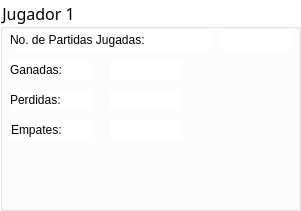
   <widget class="QGroupBox" name="groupBox">
    <property name="geometry">
     <rect>
      <x>510</x>
      <y>10</y>
      <width>301</width>
      <height>211</height>
     </rect>
    </property>
    <property name="font">
     <font>
      <family>Sans Serif</family>
      <pointsize>12</pointsize>
      <weight>50</weight>
      <italic>false</italic>
      <bold>false</bold>
     </font>
    </property>
    <property name="styleSheet">
     <string notr="true">background-color: rgb(255, 255, 255);
font: 12pt &quot;Sans Serif&quot;;
</string>
    </property>
    <property name="title">
     <string>Jugador 1</string>
    </property>
    <widget class="QLabel" name="label_2">
     <property name="geometry">
      <rect>
       <x>10</x>
       <y>30</y>
       <width>201</width>
       <height>20</height>
      </rect>
     </property>
     <property name="text">
      <string>No. de Partidas Jugadas:</string>
     </property>
     <property name="scaledContents">
      <bool>false</bool>
     </property>
    </widget>
    <widget class="QLabel" name="label_3">
     <property name="geometry">
      <rect>
       <x>10</x>
       <y>60</y>
       <width>81</width>
       <height>20</height>
      </rect>
     </property>
     <property name="text">
      <string>Ganadas:</string>
     </property>
    </widget>
    <widget class="QLabel" name="label_4">
     <property name="geometry">
      <rect>
       <x>10</x>
       <y>90</y>
       <width>81</width>
       <height>20</height>
      </rect>
     </property>
     <property name="text">
      <string>Perdidas:</string>
     </property>
    </widget>
    <widget class="QLabel" name="label_5">
     <property name="geometry">
      <rect>
       <x>11</x>
       <y>120</y>
       <width>81</width>
       <height>20</height>
      </rect>
     </property>
     <property name="text">
      <string>Empates:</string>
     </property>
    </widget>
    <widget class="QLineEdit" name="linePartidas1">
     <property name="geometry">
      <rect>
       <x>220</x>
       <y>30</y>
       <width>71</width>
       <height>20</height>
      </rect>
     </property>
     <property name="frame">
      <bool>false</bool>
     </property>
    </widget>
    <widget class="QLineEdit" name="lineGanadas1">
     <property name="geometry">
      <rect>
       <x>110</x>
       <y>60</y>
       <width>71</width>
       <height>20</height>
      </rect>
     </property>
     <property name="frame">
      <bool>false</bool>
     </property>
    </widget>
    <widget class="QLineEdit" name="linePerdidas1">
     <property name="geometry">
      <rect>
       <x>110</x>
       <y>90</y>
       <width>71</width>
       <height>20</height>
      </rect>
     </property>
     <property name="frame">
      <bool>false</bool>
     </property>
    </widget>
    <widget class="QLineEdit" name="lineEmpates1">
     <property name="geometry">
      <rect>
       <x>110</x>
       <y>120</y>
       <width>71</width>
       <height>20</height>
      </rect>
     </property>
     <property name="frame">
      <bool>false</bool>
     </property>
    </widget>
   </widget>
